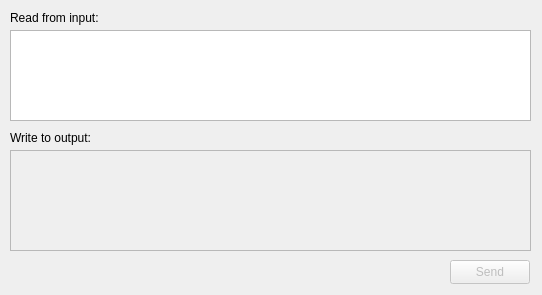
<?xml version="1.0" encoding="UTF-8"?>
<ui version="4.0">
 <class>Application</class>
 <widget class="QMainWindow" name="Application">
  <property name="geometry">
   <rect>
    <x>0</x>
    <y>0</y>
    <width>542</width>
    <height>295</height>
   </rect>
  </property>
  <property name="sizePolicy">
   <sizepolicy hsizetype="Fixed" vsizetype="Fixed">
    <horstretch>0</horstretch>
    <verstretch>0</verstretch>
   </sizepolicy>
  </property>
  <property name="minimumSize">
   <size>
    <width>542</width>
    <height>295</height>
   </size>
  </property>
  <property name="maximumSize">
   <size>
    <width>542</width>
    <height>295</height>
   </size>
  </property>
  <property name="windowTitle">
   <string>Application</string>
  </property>
  <widget class="QWidget" name="centralwidget">
   <widget class="QLabel" name="label">
    <property name="geometry">
     <rect>
      <x>10</x>
      <y>10</y>
      <width>521</width>
      <height>16</height>
     </rect>
    </property>
    <property name="minimumSize">
     <size>
      <width>58</width>
      <height>0</height>
     </size>
    </property>
    <property name="text">
     <string>Read from input:</string>
    </property>
   </widget>
   <widget class="QPlainTextEdit" name="plainTextEdit">
    <property name="geometry">
     <rect>
      <x>10</x>
      <y>30</y>
      <width>521</width>
      <height>91</height>
     </rect>
    </property>
    <property name="readOnly">
     <bool>true</bool>
    </property>
   </widget>
   <widget class="QLabel" name="label_2">
    <property name="geometry">
     <rect>
      <x>10</x>
      <y>130</y>
      <width>521</width>
      <height>16</height>
     </rect>
    </property>
    <property name="text">
     <string>Write to output:</string>
    </property>
   </widget>
   <widget class="QPlainTextEdit" name="plainTextEdit_2">
    <property name="enabled">
     <bool>false</bool>
    </property>
    <property name="geometry">
     <rect>
      <x>10</x>
      <y>150</y>
      <width>521</width>
      <height>101</height>
     </rect>
    </property>
   </widget>
   <widget class="QPushButton" name="pushButton">
    <property name="enabled">
     <bool>false</bool>
    </property>
    <property name="geometry">
     <rect>
      <x>450</x>
      <y>260</y>
      <width>80</width>
      <height>24</height>
     </rect>
    </property>
    <property name="text">
     <string>Send</string>
    </property>
   </widget>
  </widget>
 </widget>
 <resources/>
 <connections/>
</ui>
